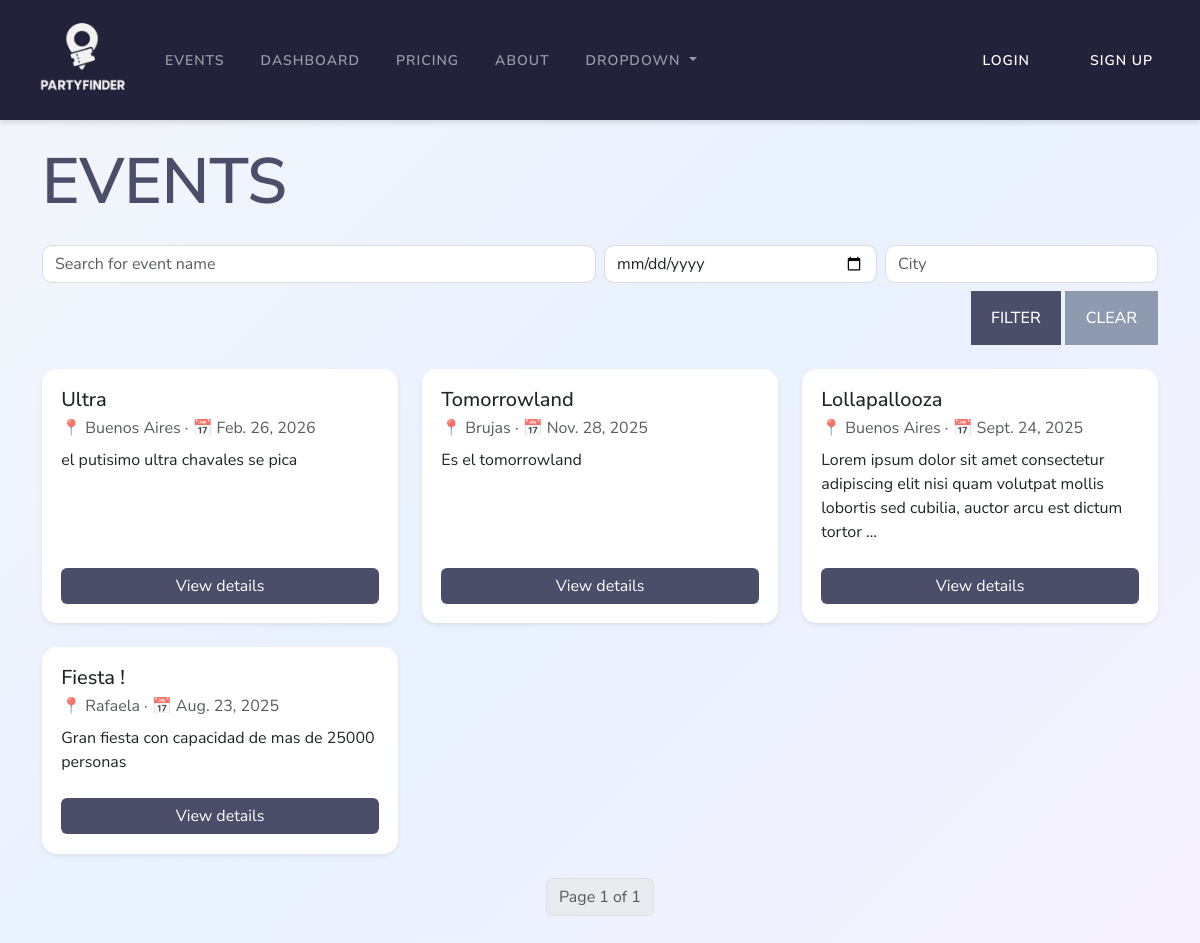
Screenshot of /events/ with the database file from the repository.
### mainapp/models/event.py (models this page shows, shortened)
class Event(models.Model):
    name = models.CharField(max_length=120)
    city = models.CharField(max_length=80)
    country = models.CharField(max_length=80)
    date = models.DateField()
    description = models.TextField()

### mainapp/views.py (the view)
# urls.py: path('events/', main_views.event_list, name='events'),
def event_list(request):
    q = request.GET.get('q', '').strip()
    city = request.GET.get('city', '').strip()
    date = request.GET.get('date', '').strip()
    qs = Event.objects.all()
    if q:
        qs = qs.filter(Q(name__icontains=q))
    if city:
        qs = qs.filter(city__icontains=city)
    if date:
        qs = qs.filter(date=date)
    paginator = Paginator(qs.order_by('-date'), 9)
    page_obj = paginator.get_page(request.GET.get('page'))
    cities = Event.objects.order_by().values_list('city', flat=True).distinct()
    return render(
        request,
        'events.html',
        {
            'events': page_obj,
            'cities': cities,
            'q': q, 'city': city, 'date': date,
        }
    )

### mainapp/templates/events.html (shortened to what this page needs)
{% extends 'base.html' %}
{% load static %}
{% block styles %}<link rel="stylesheet" href="{% static 'mainapp/css/events.css' %}">{% endblock %}
{% block content %}
<h1 class="mb-4 events-title">EVENTS</h1>
<form class="row g-2 mb-4" method="get" action="{% url 'events' %}">
  <div class="col-12 col-md-6">
    <input class="form-control" name="q" placeholder="Search for event name" value="{{ q }}">
  </div>
  <div class="col-6 col-md-3">
    <input class="form-control" type="date" name="date" value="{{ date }}">
  </div>
  <div class="col-6 col-md-3">
    <input class="form-control" name="city" list="cities" placeholder="City" value="{{ city }}">
  </div>
  <div class="col-12 text-end">
    <button class="filter-button">FILTER</button>
    <a class="clear-button" href="{% url 'events' %}">CLEAR</a>
  </div>
</form>
<div class="row g-4">
  {% for p in events %}
    <div class="col-12 col-sm-6 col-lg-4">
      <div class="card party-card h-100 shadow-sm">
        <div class="card-body d-flex flex-column">
          <h5 class="card-title mb-1">{{ p.name }}</h5>
          <p class="text-muted mb-2">📍 {{ p.city }} · 📅 {{ p.date }}</p>
          <p class="card-text flex-grow-1">{{ p.description|truncatewords:20 }}</p>
          <a class="btn btn-primary mt-2" href="{% url 'event_detail' p.pk %}">View details</a>
        </div>
      </div>
    </div>
  {% empty %}
    <div class="col-12">
      <div class="alert alert-info text-center">There are no events matching the filter.</div>
    </div>
  {% endfor %}
</div>
{% if events.paginator %}
  <nav class="mt-4" aria-label="Paginación">
    <ul class="pagination justify-content-center">
      <li class="page-item disabled">
        <span class="page-link">Page {{ events.number }} of {{ events.paginator.num_pages }}</span>
      </li>
    </ul>
  </nav>
{% endif %}
{% endblock %}

### mainapp/templates/base.html (shortened to what this page needs)
{% load static %}
<!DOCTYPE html>
<html lang="en">
<head>
  <link rel="stylesheet" href="https://cdn.jsdelivr.net/npm/bootstrap@5.3.3/dist/css/bootstrap.min.css">
  <link rel="stylesheet" href="{% static 'mainapp/css/base.css' %}">
  {% block styles %}{% endblock %}
</head>
<body>
  <nav class="navbar navbar-expand-lg navbar-dark">
      <div class="container-fluid">
        <a class="navbar-brand" href="{% url 'home' %}">
          <img class="app-logo" src="{% static 'mainapp/img/partyfinder_logo.jpg' %}" alt="PartyFinder app logo">
        </a>
        <div class="collapse navbar-collapse" id="navbarContent">
          <ul class="navbar-nav mr-auto">
            <li class="nav-item">
              <a class="nav-link nav-link-theme" href="{% url 'events' %}">EVENTS
              </a>
            </li>
            <li class="nav-item">
              <a class="nav-link nav-link-theme" href="{% url 'dashboard' %}">Dashboard</a>
            </li>
            <li class="nav-item">
              <a class="nav-link nav-link-theme" href="#">Pricing</a>
            </li>
            <li class="nav-item">
              <a class="nav-link nav-link-theme" href="#">About</a>
            </li>
            <li class="nav-item dropdown">
              <a class="nav-link dropdown-toggle nav-link-theme" href="#" role="button" data-bs-toggle="dropdown" aria-expanded="false">
                Dropdown
              </a>
            </li>
          </ul>
        </div>
          {% if user.is_authenticated %}
          {% if user.is_staff %}<a class="nav-buttons nav-link-theme" href="/admin/">Admin</a>{% endif %}
            <a class="nav-buttons nav-link-theme" href="{% url 'logout' %}">Logout</a>
          {% else %}
            <a class="nav-buttons nav-link-theme" href="{% url 'login' %}">Login</a>
            <a class="nav-buttons nav-link-theme" href="{% url 'signup' %}">Sign Up</a>
          {% endif %}
      </div>
  </nav>
  <main class="py-4">
    <div class="container">
      {% block content %}{% endblock %}
    </div>
  </main>
</body>
</html>

### mainapp/static/mainapp/css/base.css (style rules this page uses)
body { font-family: "Nunito Sans", sans-serif; background: linear-gradient(135deg, #f4f6fa 0%, #e9f1ff 50%, #f7f2ff 100%); transition: background 0.3s ease; min-height: 100vh; }
.navbar { box-shadow: 0 2px 6px rgba(0,0,0,0.15); transition: all 0.3s ease; background-color: #22223B; padding: 5px; }
.nav-link-theme { text-transform: uppercase; line-height: 21px; font-weight: 600; font-size: 14px; letter-spacing: 1px; margin: 5px 10px; }
.navbar-brand { margin: 0 10px; padding: 0; }
.nav-buttons { color: #FFFFFF; background-color: #22223B; padding: 20px; transition: .7s ease; text-decoration: none; }
.app-logo { height: 110px; width: 110px; }

### mainapp/static/mainapp/css/events.css (style rules this page uses)
.filter-button { background-color: #4A4E69; border: none; padding: 15px 20px; color: white; font-weight: 500; font-size: 16px; transition: .3s ease; }
.clear-button { background-color: #8e9aaf; color: #FFFFFF; padding: 15px 20px; font-weight: 500; font-size: 16px; transition: .3s ease; border: solid 1px #8e9aaf; text-decoration: none; }
.party-card { border: none; border-radius: 15px; overflow: hidden; transition: transform 0.25s ease, box-shadow 0.25s ease; }
.party-card .card-body { background: white; padding: 1.2rem; }
.party-card .btn { background-color: #4A4E69; border: none; transition: all 0.3s ease; }
.events-title { font-size: 4rem; font-weight: 600; color: #4A4E69; }
form .form-control { border-radius: 10px; border: 1px solid #ddd; transition: all 0.25s ease; }

### rows the page displays
Event: name "Ultra", city "Buenos Aires", date "Feb. 26, 2026", description "el putisimo ultra chavales se pica"
Event: name "Tomorrowland", city "Brujas", date "Nov. 28, 2025", description "Es el tomorrowland"
Event: name "Lollapallooza", city "Buenos Aires", date "Sept. 24, 2025", description "Lorem ipsum dolor sit amet consectetur adipiscing elit nisi quam volutpat mollis lobortis sed cubilia, auctor arcu est dictum tortor …"
Event: name "Fiesta !", city "Rafaela", date "Aug. 23, 2025", description "Gran fiesta con capacidad de mas de 25000 personas"

### other values shown
{{ events.number }} "1"
{{ events.paginator.num_pages }} "1"
